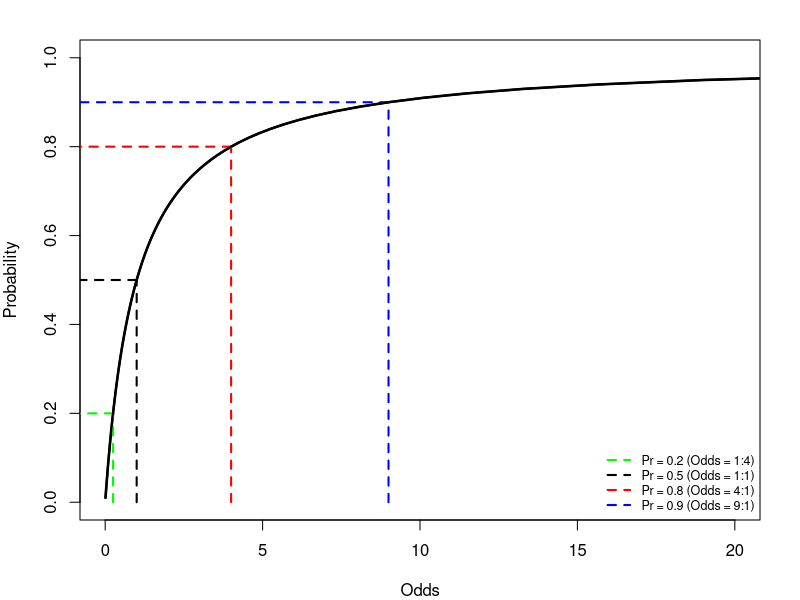
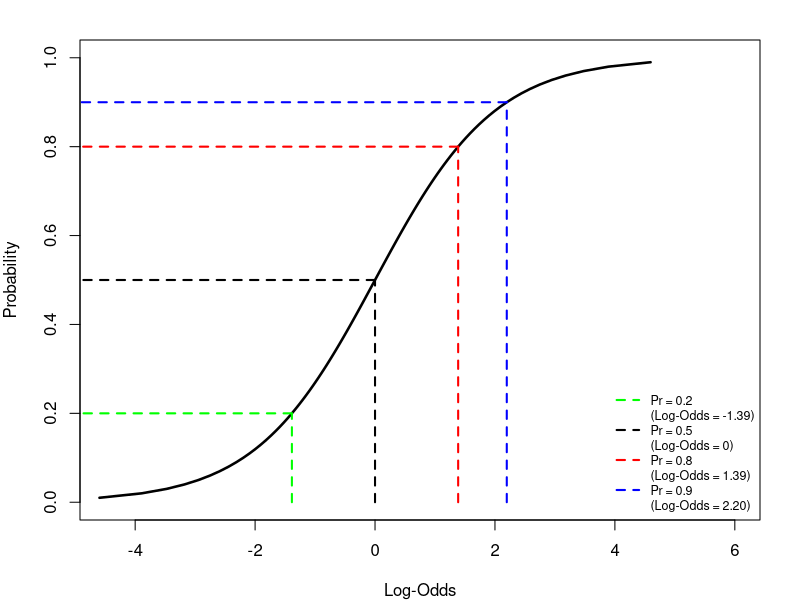
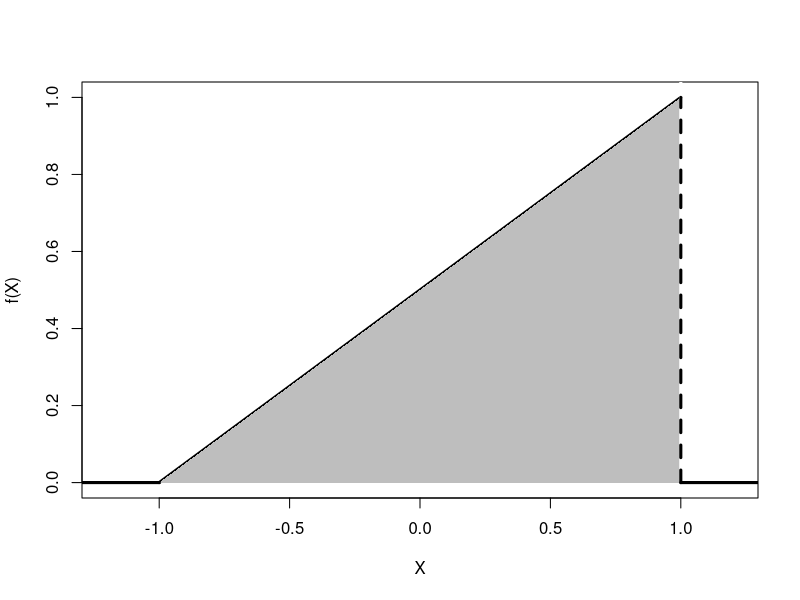
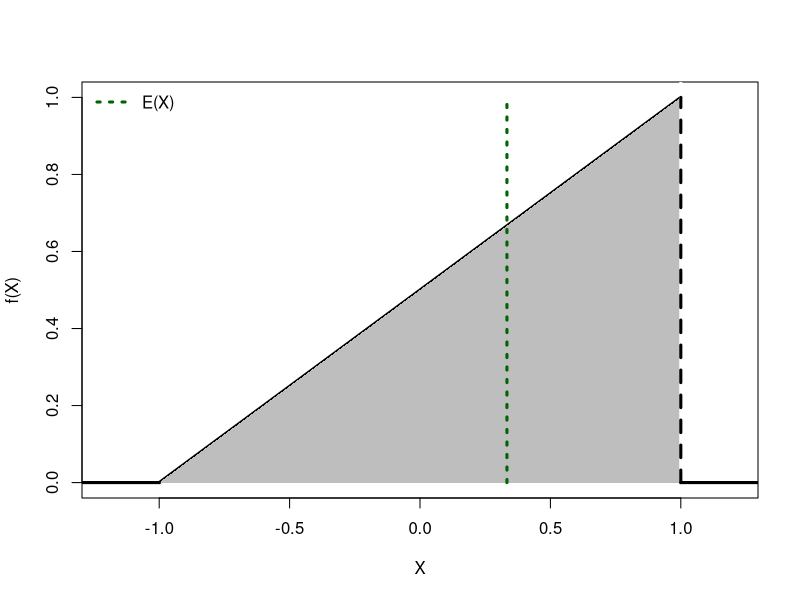
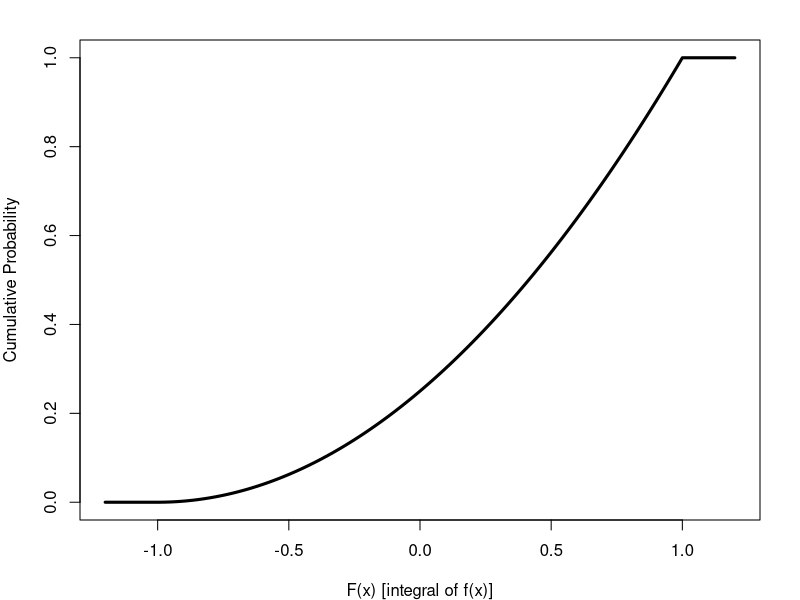

The R source for these figures, in order:
#-=-=-=-=-=-=-=-=-=-=-=-=-=-=-=-=-=-=-=-=-=-=-=-=-=-=-=-=-=
# Preliminaries                                        ####
#
# PLSC 502 -- Fall 2023
#
# Day Five materials...
#-=-=-=-=-=-=-=-=-=-=-=-=-=-=-=-=-=-=-=-=-=-=-=-=-=-=-=-=-=
#
# There isn't much here in the "preliminaries" part... we
# only need a couple packages, and we won't even use them
# until next week. (Today is basically a lot of math.)
# 
# options(repos = c(
#   raphaels1 = 'https://raphaels1.r-universe.dev',
#   CRAN = 'https://cloud.r-project.org'))
# install.packages('distr6')
# library(distr6)
#
# Also: you *should* set your working directory here:
#
# setwd("~/Dropbox/PLSC 502") # <-- or whatever...
#
#-=-=-=-=-=-=-=-=-=-=-=-=-=-=-=-=-=-=-=-=-=-=-=-=-=-=-=-=-=
# Probability...                                       ####
#
# Odds plots:

Pr<-seq(0.01,0.99,by=0.01)
Odds<-Pr / (1-Pr)

# Some things for the plots:

spots<-c(20,50,80,90)
lc<-c("green","black","red","blue")

# Plot: Probability and Odds:

pdf("ProbabilityAndOddsR.pdf",6,5)
par(mar=c(4,4,2,2))
plot(Odds,Pr,t="l",lwd=2.5,xlim=c(0,20),ylim=c(0,1),
     ylab="Probability")
for (i in 1:length(spots)) {
  segments(Odds[spots[i]],0,Odds[spots[i]],Pr[spots[i]],lty=2,lwd=2,
           col=lc[i])
  segments(Odds[spots[i]],Pr[spots[i]],-1,Pr[spots[i]],lty=2,lwd=2,
           col=lc[i])
}
legend("bottomright",bty="n",lwd=2,lty=2,col=lc,cex=0.75,
       legend=c("Pr = 0.2 (Odds = 1:4)",
                "Pr = 0.5 (Odds = 1:1)",
                "Pr = 0.8 (Odds = 4:1)",
                "Pr = 0.9 (Odds = 9:1)"))
lines(Odds,Pr,lwd=2,col="black")
dev.off()

# Log-Odds:

LogOdds<-log(Odds)

pdf("ProbAndLogOddsR.pdf",6,5)
par(mar=c(4,4,2,2))
plot(LogOdds,Pr,t="l",lwd=2.5,ylim=c(0,1),xlab="Log-Odds",
     ylab="Probability",xlim=c(-4.5,6))
for (i in 1:length(spots)) {
  segments(LogOdds[spots[i]],0,LogOdds[spots[i]],Pr[spots[i]],
           lty=2,lwd=2,col=lc[i])
  segments(LogOdds[spots[i]],Pr[spots[i]],-5,Pr[spots[i]],
           lty=2,lwd=2,col=lc[i])
}
legend("bottomright",bty="n",lwd=c(2,NA,2,NA,2,NA,2,NA),lty=2,
       col=rep(lc,each=2),cex=0.75,
       legend=c("Pr = 0.2",
                "(Log-Odds = -1.39)",
                "Pr = 0.5",
                "(Log-Odds = 0)",
                "Pr = 0.8",
                "(Log-Odds = 1.39)",
                "Pr = 0.9",
                "(Log-Odds = 2.20)"))
dev.off()

#-=-=-=-=-=-=-=-=-=-=-=-=-=-=-=-=-=-=-=-=-=-=-=-=-=-=-=-=-=
# Random variables...                                  ####
#
# Plot for the little hypothetical PDF:

x <- seq(-1,1,by=0.01)
fx <- 0.5*(x+1)
xcoord<-c(-1,1)

pdf("ASimplePDF-R.pdf",6,5)
plot(x,fx,t="l",lwd=3,xlab="X",ylab="f(X)",xlim=c(-1.2,1.2))
polygon(c(-1,1,1,-1),c(0,1,0,0),col="grey",border=NA)
segments(-1.4,0,-1,0,lwd=3)
segments(1,0,1,4,0,lwd=3)
segments(1,0,1,1,lwd=3,lty=2)
segments(1,0,1.4,0,lwd=3)
dev.off()

# Another one:

pdf("ASimplePDF-2-R.pdf",6,5)
plot(x,fx,t="l",lwd=3,xlab="X",ylab="f(X)",xlim=c(-1.2,1.2))
polygon(c(-1,1,1,-1),c(0,1,0,0),col="grey",border=NA)
segments(-1.4,0,-1,0,lwd=3)
segments(1,0,1,4,0,lwd=3)
segments(1,0,1,1,lwd=3,lty=2)
segments(1,0,1.4,0,lwd=3)
segments(1/3,0,1/3,1,lwd=3,lty=3,col="darkgreen")
legend("topleft",bty="n",lwd=3,lty=3,col="darkgreen",
       legend=c("E(X)")) 
dev.off()

# CDF (calculated):

FX <- 0.5* (0.5 * (x)^2 + (x)) + 0.25

# CDF (numerically):

integrand <- function(x) {(x+1)/2}
altFX <- numeric(201)
for(i in 1:201) {
  altFX[i] <- integrate(integrand,-1,x[i])$value
}

# Fix for plotting:

FX<-c(0,FX)
FX<-c(FX,1)
x<-c(-1.2,x)
x<-c(x,1.2)

# Plot the CDF:

pdf("ExampleCDF-R.pdf",6,5)
par(mar=c(4,4,2,2))
plot(x,FX,t="l",lwd=3,xlab="F(x) [integral of f(x)]",
     ylab="Cumulative Probability")
dev.off()

# fin

#-=-=-=-=-=-=-=-=-=-=-=-=-=-=-=-=-=-=-=-=-=-=-=-=-=-=-=-=-=
